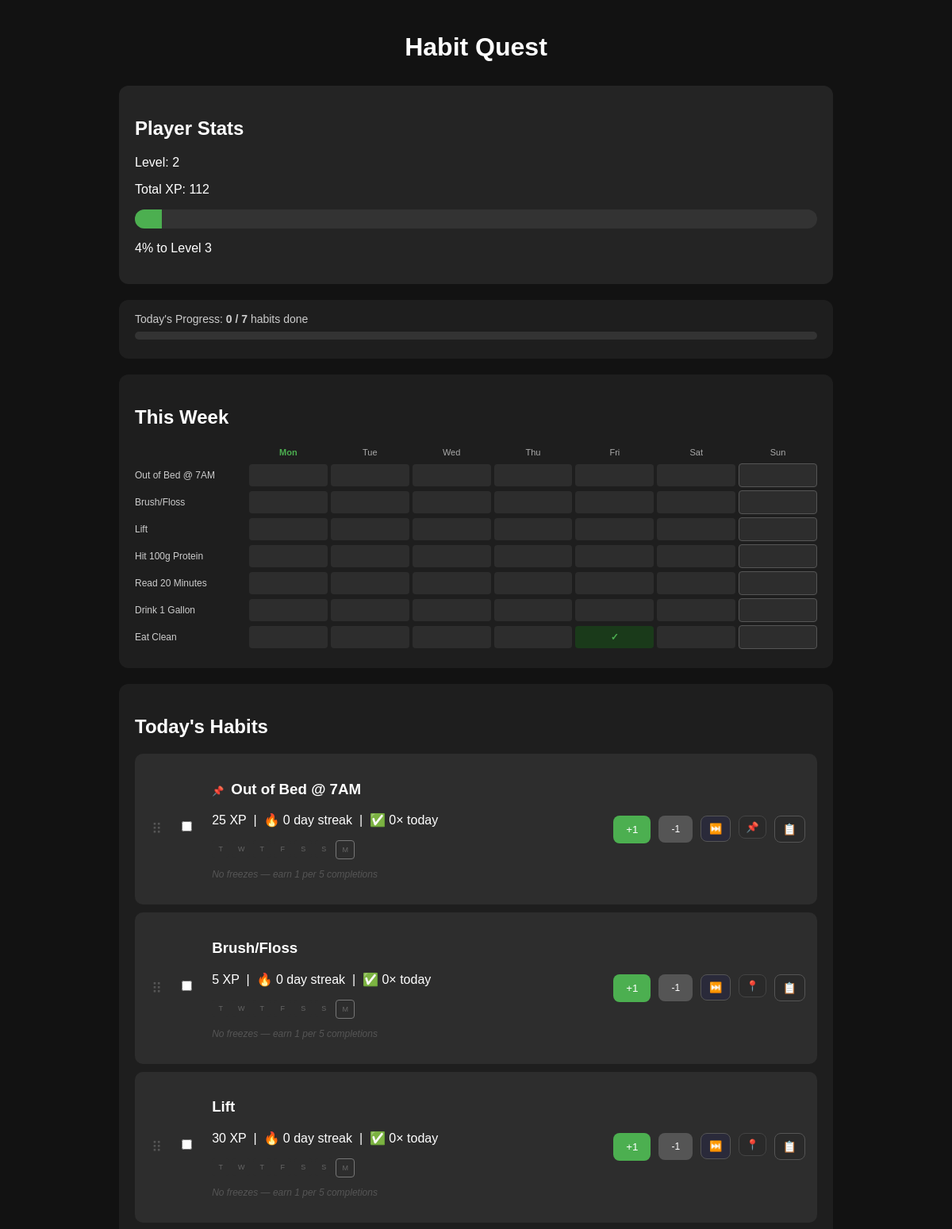
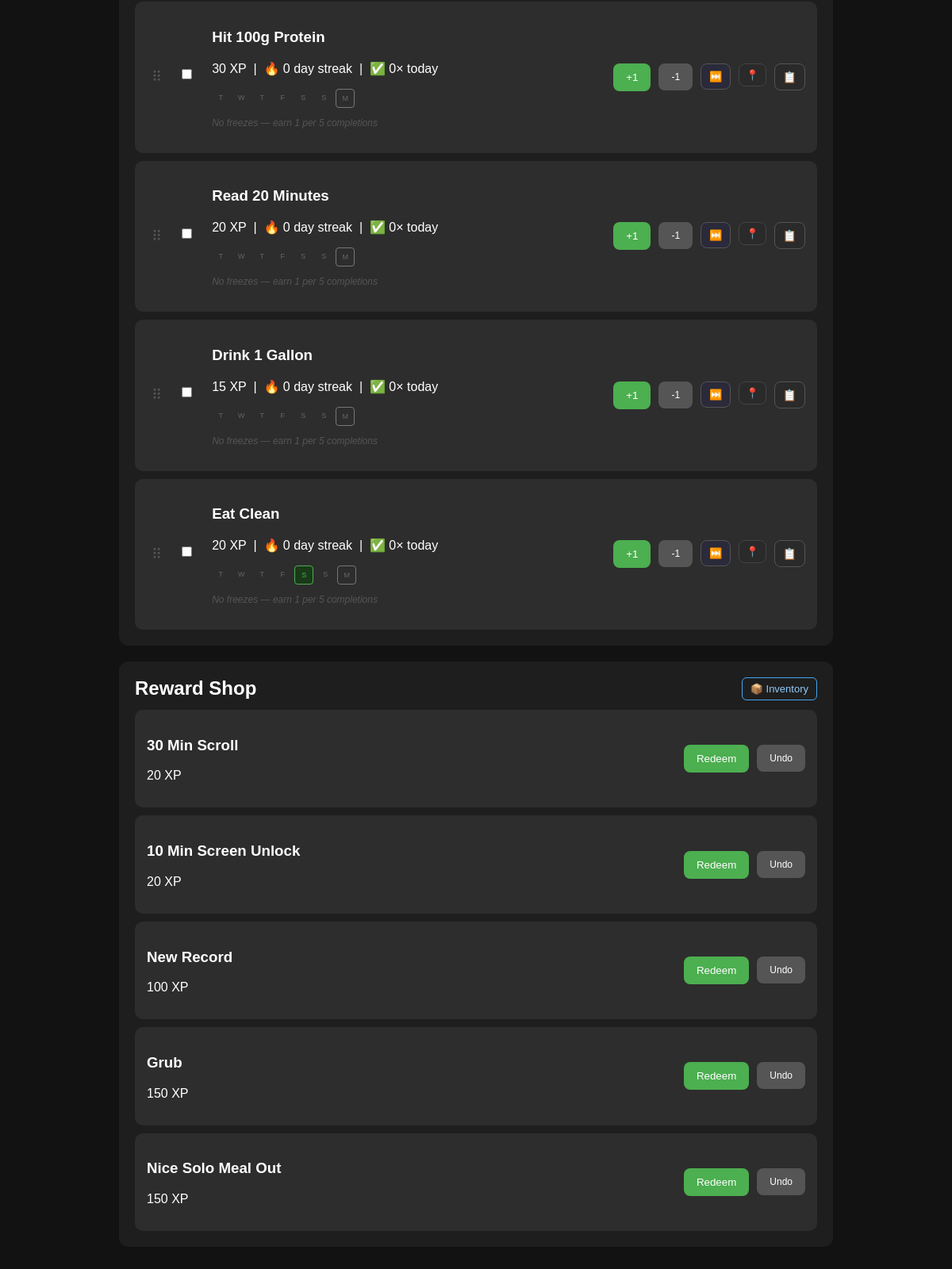
The page / on the database its author committed (2 pictures, top to bottom).
### tables this page shows
CREATE TABLE player (
            id       INTEGER PRIMARY KEY,
            total_xp INTEGER DEFAULT 0,
            level    INTEGER DEFAULT 1
        );

CREATE TABLE habits (
        id     INTEGER PRIMARY KEY AUTOINCREMENT,
        name   TEXT    NOT NULL,
        xp     INTEGER NOT NULL DEFAULT 10,
        streak INTEGER NOT NULL DEFAULT 0
    , streak_freezes INTEGER DEFAULT 0, sort_order INTEGER DEFAULT 0, pinned INTEGER DEFAULT 0, schedule TEXT DEFAULT '1111111');

CREATE TABLE rewards (
            id INTEGER PRIMARY KEY AUTOINCREMENT,
            name TEXT NOT NULL,
            cost INTEGER NOT NULL
        );

### app.py (the view)
@app.route("/")
def home():
    db = get_db()
    raw_habits = db.execute("""
        SELECT * FROM habits
        ORDER BY pinned DESC, sort_order ASC
    """).fetchall()
    rewards = db.execute(
        "SELECT * FROM rewards ORDER BY cost ASC"
    ).fetchall()
    player = db.execute(
        "SELECT * FROM player WHERE id = 1"
    ).fetchone()
    today_index     = date.today().weekday()
    total_scheduled = 0
    completed_count = 0
    habits = []
    for h in raw_habits:
        scheduled = is_scheduled_today(h["schedule"])
        ct        = completions_today(h["id"])
        if scheduled:
            total_scheduled += 1
            if ct > 0:
                completed_count += 1
        multiplier = streak_multiplier(h["streak"])
        boosted_xp = int(h["xp"] * multiplier)
        week_grid  = get_week_grid(h["id"])
        habits.append({
            "id":                h["id"],
            "name":              h["name"],
            "xp":                h["xp"],
            "boosted_xp":        boosted_xp,
            "multiplier":        multiplier,
            "streak":            h["streak"],
            "streak_freezes":    h["streak_freezes"],
            "completions_today": ct,
            "pinned":            h["pinned"],
            "sort_order":        h["sort_order"],
            "schedule":          h["schedule"],
            "schedule_display":  schedule_display(h["schedule"]),
            "scheduled_today":   scheduled,
            "week_grid":         week_grid,
        })
    current_level     = player["level"]
    current_xp        = player["total_xp"]
    previous_level_xp = ((current_level - 1) ** 2) * 100
    next_lvl_xp       = xp_for_next_level(current_level)
    progress          = current_xp - previous_level_xp
    needed            = next_lvl_xp - previous_level_xp
    progress_percent  = int((progress / needed) * 100) if needed > 0 else 0
    return render_template(
        "index.html",
        habits=habits,
        rewards=rewards,
        player=player,
        progress_percent=progress_percent,
        next_level_xp=next_lvl_xp,
        total_habits=total_scheduled,
        completed_count=completed_count,
        today_index=today_index,
    )

### app.py (called while the page is built)
def get_db():
    if "db" not in g:
        g.db = sqlite3.connect(DATABASE)
        g.db.row_factory = sqlite3.Row
        g.db.execute("PRAGMA journal_mode=WAL")
    return g.db

def xp_for_next_level(level):
    return (level ** 2) * 100

def streak_multiplier(streak):
    return min(2.0, 1.0 + streak * 0.05)

def is_scheduled_today(schedule):
    today_index = date.today().weekday()  # Monday=0, Sunday=6
    if not schedule or len(schedule) != 7:
        return True  # default to always active if malformed
    return schedule[today_index] == '1'

def schedule_display(schedule):
    days  = ["Mon", "Tue", "Wed", "Thu", "Fri", "Sat", "Sun"]
    if not schedule or len(schedule) != 7:
        return "Every day"
    active = [days[i] for i, c in enumerate(schedule) if c == '1']
    if len(active) == 7:
        return "Every day"
    if len(active) == 0:
        return "Never"
    return " · ".join(active)

def get_today():
    return date.today()

def completions_today(habit_id):
    db    = get_db()
    today = get_today().isoformat()
    row   = db.execute("""
        SELECT COUNT(*) AS cnt
        FROM habit_logs
        WHERE habit_id = ?
          AND date(timestamp) = ?
    """, (habit_id, today)).fetchone()
    return row["cnt"]

def get_week_grid(habit_id):
    db    = get_db()
    today = get_today()
    completed_dates = set()
    rows = db.execute("""
        SELECT DISTINCT date(timestamp) AS day
        FROM habit_logs
        WHERE habit_id = ?
          AND date(timestamp) >= ?
    """, (habit_id, (today - timedelta(days=6)).isoformat())).fetchall()
    for row in rows:
        completed_dates.add(row["day"])
    grid = []
    for i in range(6, -1, -1):
        d = today - timedelta(days=i)
        grid.append({
            "date":      d,
            "label":     d.strftime("%a"),
            "today":     d == today,
            "completed": d.isoformat() in completed_dates,
        })
    return grid

### templates/index.html (shortened to what this page needs)
<!DOCTYPE html>
<html lang="en">
<head>
    <link rel="stylesheet" href="{{ url_for('static', filename='style.css') }}">
</head>
<body>
<div class="container">
    <h1>Habit Quest</h1>
    <div class="stats-card">
        <h2>Player Stats</h2>
        <p>Level: {{ player.level }}</p>
        <p>Total XP: {{ player.total_xp }}</p>
        <div class="progress-container">
            <div class="progress-bar" data-progress="{{ progress_percent }}"></div>
        </div>
        <p>{{ progress_percent }}% to Level {{ player.level + 1 }}</p>
    </div>
    <div class="section summary-section">
        <div class="summary-text">
            Today's Progress:
            <strong>{{ completed_count }} / {{ total_habits }}</strong> habits done
        </div>
        <div class="summary-bar-container">
        </div>
    </div>
    <div class="section">
        <h2>This Week</h2>
        <div class="weekly-overview">
            <div class="weekly-header">
                {% set days = ["Mon", "Tue", "Wed", "Thu", "Fri", "Sat", "Sun"] %}
                {% for i in range(7) %}
                <div class="weekly-day-header {% if i == today_index %}weekly-today{% endif %}">
                    {{ days[i] }}
                </div>
                {% endfor %}
            </div>
            {% for habit in habits %}
            <div class="weekly-row">
                <div class="weekly-habit-label" title="{{ habit.name }}">
                    {{ habit.name }}
                </div>
                {% for day in habit.week_grid %}
                <div class="weekly-cell
                    {% if day.completed %}weekly-cell-done{% endif %}
                    {% if day.today %}weekly-cell-today{% endif %}"
                    title="{{ day.date }}">
                    {% if day.completed %}✓{% endif %}
                </div>
                {% endfor %}
            </div>
            {% endfor %}
        </div>
    </div>
    <div class="section">
        <h2>Today's Habits</h2>
        <div id="habit-list">
        {% for habit in habits %}
        <div class="habit-card {% if not habit.scheduled_today %}habit-unscheduled{% endif %}"
             data-id="{{ habit.id }}"
             draggable="true">
            <div class="habit-left">
                <span class="drag-handle" title="Drag to reorder">⠿</span>
                <form action="/complete/{{ habit.id }}" method="POST"
                      id="complete-form-{{ habit.id }}">
                    <input
                        type="checkbox"
                        onchange="document.getElementById('complete-form-{{ habit.id }}').submit()"
                    >
                </form>
                <div>
                    <h3>
                        {% if habit.pinned %}
                        <span class="pin-indicator" title="Pinned">📌</span>
                        {% endif %}
                        {{ habit.name }}
                    </h3>
                    <p>
                        {% if habit.multiplier > 1 %}
                            <span class="xp-boosted">{{ habit.boosted_xp }} XP</span>
                            <span class="xp-multiplier">×{{ "%.2f"|format(habit.multiplier) }}</span>
                        {% else %}
                            {{ habit.xp }} XP
                        {% endif %}
                        &nbsp;|&nbsp; 🔥 {{ habit.streak }} day streak
                        &nbsp;|&nbsp; ✅ {{ habit.completions_today }}× today
                    </p>
                    <div class="week-strip">
                        {% for day in habit.week_grid %}
                        <div class="week-strip-cell
                            {% if day.completed %}week-strip-done{% endif %}
                            {% if day.today %}week-strip-today{% endif %}"
                            title="{{ day.date }}">
                            <span class="week-strip-label">{{ day.label[0] }}</span>
                        </div>
                        {% endfor %}
                    </div>
                    <p class="freeze-row">
                        {% if habit.streak_freezes > 0 %}
                            {% for i in range(habit.streak_freezes) %}
                            <span class="freeze-icon" title="Streak Freeze">🧊</span>
                            {% endfor %}
                            <span class="freeze-label">× {{ habit.streak_freezes }}</span>
                        {% else %}
                            <span class="freeze-empty">
                                No freezes — earn 1 per 5 completions
                            </span>
                        {% endif %}
                    </p>
                </div>
            </div>
            <div class="habit-actions">
            <button type="button"
                    class="btn-complete"
                    onclick="openNoteModal({{ habit.id }})"
                    {% if not habit.scheduled_today %}disabled{% endif %}>
                +1
            </button>
            <form action="/undo_habit/{{ habit.id }}" method="POST">
                <button type="submit" class="undo-link">-1</button>
            </form>
            {% if habit.completions_today == 0 %}
            <form action="/skip/{{ habit.id }}" method="POST">
                <button type="submit" class="skip-button" title="Skip today — streak preserved">
                    ⏭️
                </button>
            </form>
            {% endif %}
            <form action="/pin/{{ habit.id }}" method="POST">
                <button type="submit" class="pin-button"
                        title="{% if habit.pinned %}Unpin{% else %}Pin{% endif %}">
                    {% if habit.pinned %}📌{% else %}📍{% endif %}
                </button>
            </form>
            <a href="/habit/{{ habit.id }}/history">
                <button type="button" class="history-button">📋</button>
            </a>
        </div>
        </div>
        {% endfor %}
        </div>
    </div>
    <div class="section">
        <div class="section-header">
            <h2>Reward Shop</h2>
            <a href="/inventory" class="inventory-link">📦 Inventory</a>
        </div>
        {% for reward in rewards %}
        <div class="reward-card">
            <div>
                <h3>{{ reward.name }}</h3>
                <p>{{ reward.cost }} XP</p>
            </div>
            <div class="habit-actions">
                <form action="/redeem/{{ reward.id }}" method="POST"
                      onsubmit="return confirmRedeem('{{ reward.name }}', {{ reward.cost }}, {{ player.total_xp }})">
                    <button type="submit">Redeem</button>
                </form>
                <form action="/undo_reward/{{ reward.id }}" method="POST">
                    <button type="submit" class="undo-link">Undo</button>
                </form>
            </div>
        </div>
        {% endfor %}
    </div>
</div>
</body>
</html>

### static/style.css (style rules this page uses)
body { font-family: Arial, sans-serif; background: #121212; color: white; margin: 0; padding: 20px; }
.container { max-width: 900px; margin: auto; }
h1 { text-align: center; margin-bottom: 30px; }
.section { background: #1e1e1e; padding: 20px; border-radius: 12px; margin-bottom: 20px; }
.stats-card { background: #242424; padding: 20px; border-radius: 12px; margin-bottom: 20px; }
.habit-card, .reward-card { display: flex; justify-content: space-between; align-items: center; background: #2d2d2d; padding: 15px; border-radius: 10px; margin-top: 10px; }
.habit-left { display: flex; align-items: center; gap: 15px; }
.habit-actions { display: flex; gap: 10px; }
.progress-container { width: 100%; height: 24px; background: #333; border-radius: 12px; overflow: hidden; margin-top: 10px; margin-bottom: 10px; }
.progress-bar { height: 100%; background: #4caf50; transition: width 0.4s ease; }
button { background: #4caf50; color: white; border: none; padding: 10px 16px; border-radius: 8px; cursor: pointer; }
input { padding: 10px; margin-right: 10px; margin-bottom: 10px; border-radius: 6px; border: none; }
.undo-link { background: #555; font-size: 12px; }
.freeze-row { display: flex; align-items: center; gap: 4px; margin-top: 12px; flex-wrap: wrap; }
.freeze-empty { font-size: 12px; color: #555; font-style: italic; }
.summary-section { padding: 16px 20px; }
.summary-text { font-size: 14px; margin-bottom: 8px; color: #ccc; }
.summary-bar-container { width: 100%; height: 10px; background: #333; border-radius: 6px; overflow: hidden; margin-bottom: 8px; }
.section-header { display: flex; justify-content: space-between; align-items: center; margin-bottom: 12px; }
.section-header h2 { margin: 0; }
.inventory-link { font-size: 13px; color: #90caf9; text-decoration: none; padding: 6px 10px; border: 1px solid #42a5f5; border-radius: 6px; }
.history-button { background: #2a2a2a; border: 1px solid #555; font-size: 14px; padding: 8px 10px; }
.weekly-overview { overflow-x: auto; }
.weekly-header, .weekly-row { display: grid; grid-template-columns: 140px repeat(7, 1fr); gap: 4px; margin-bottom: 4px; align-items: center; }
.weekly-day-header { text-align: center; font-size: 11px; color: #aaa; padding: 4px 0; }
.weekly-today { color: #4caf50; font-weight: bold; }
.weekly-habit-label { font-size: 12px; color: #ccc; white-space: nowrap; overflow: hidden; text-overflow: ellipsis; padding-right: 8px; }
.weekly-cell { height: 28px; border-radius: 4px; background: #2d2d2d; display: flex; align-items: center; justify-content: center; font-size: 12px; color: #555; }
.weekly-cell-done { background: #1a3a1a; color: #4caf50; font-weight: bold; }
.weekly-cell-today { border: 1px solid #555; }
.week-strip { display: flex; gap: 4px; margin-top: 6px; }
.week-strip-cell { width: 22px; height: 22px; border-radius: 4px; background: #2d2d2d; display: flex; align-items: center; justify-content: center; }
.week-strip-done { background: #1a3a1a; border: 1px solid #4caf50; }
.week-strip-today { border: 1px solid #777; }
.week-strip-label { font-size: 9px; color: #666; }
.week-strip-done .week-strip-label { color: #4caf50; }
.drag-handle { cursor: grab; color: #555; font-size: 18px; padding: 0 6px; user-select: none; }
.pin-indicator { font-size: 12px; margin-right: 4px; }
.pin-button { background: #2a2a2a; border: 1px solid #444; font-size: 13px; padding: 6px 8px; }
.btn-complete { background: #4caf50; color: white; border: none; padding: 10px 16px; border-radius: 8px; cursor: pointer; }
.skip-button { background: #2a2a3a; border: 1px solid #555; font-size: 13px; padding: 8px 10px; color: #aaa; }

### rows shown on the page
player: level "2", total_xp "112", player.level+1 "3"
habits: name "Out of Bed @ 7AM", xp "25", streak "0", completions_today "0", label "T" "W" "T" "F" "S" "S" "M", streak_freezes "No freezes — earn 1 per 5 completions"
habits: name "Brush/Floss", xp "5", streak "0", completions_today "0", label "T" "W" "T" "F" "S" "S" "M", streak_freezes "No freezes — earn 1 per 5 completions"
habits: name "Lift", xp "30", streak "0", completions_today "0", label "T" "W" "T" "F" "S" "S" "M", streak_freezes "No freezes — earn 1 per 5 completions"
habits: name "Hit 100g Protein", xp "30", streak "0", completions_today "0", label "T" "W" "T" "F" "S" "S" "M", streak_freezes "No freezes — earn 1 per 5 completions"
habits: name "Read 20 Minutes", xp "20", streak "0", completions_today "0", label "T" "W" "T" "F" "S" "S" "M", streak_freezes "No freezes — earn 1 per 5 completions"
habits: name "Drink 1 Gallon", xp "15", streak "0", completions_today "0", label "T" "W" "T" "F" "S" "S" "M", streak_freezes "No freezes — earn 1 per 5 completions"
habits: name "Eat Clean", xp "20", streak "0", completions_today "0", label "T" "W" "T" "F" "S" "S" "M", streak_freezes "No freezes — earn 1 per 5 completions"
rewards: name "30 Min Scroll", cost "20"
rewards: name "10 Min Screen Unlock", cost "20"
rewards: name "New Record", cost "100"
rewards: name "Grub", cost "150"
rewards: name "Nice Solo Meal Out", cost "150"

### other values the page prints
{{ progress_percent }} "4"
{{ completed_count }} "0"
{{ total_habits }} "7"
{{ days[i] }} "Mon" "Tue" "Wed" "Thu" "Fri" "Sat" "Sun"
